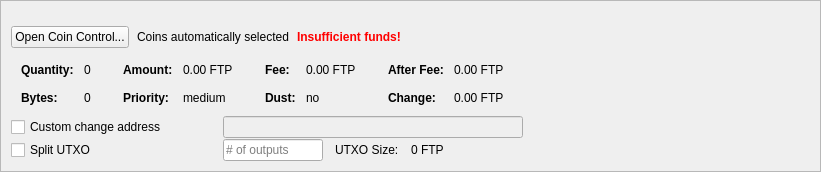
         <widget class="QFrame" name="frameCoinControl">
          <property name="sizePolicy">
           <sizepolicy hsizetype="Expanding" vsizetype="Expanding">
            <horstretch>0</horstretch>
            <verstretch>0</verstretch>
           </sizepolicy>
          </property>
          <property name="maximumSize">
           <size>
            <width>16777215</width>
            <height>16777215</height>
           </size>
          </property>
          <property name="frameShape">
           <enum>QFrame::StyledPanel</enum>
          </property>
          <property name="frameShadow">
           <enum>QFrame::Sunken</enum>
          </property>
          <layout class="QVBoxLayout" name="verticalLayoutCoinControl2">
           <property name="spacing">
            <number>0</number>
           </property>
           <property name="leftMargin">
            <number>0</number>
           </property>
           <property name="topMargin">
            <number>0</number>
           </property>
           <property name="rightMargin">
            <number>0</number>
           </property>
           <property name="bottomMargin">
            <number>0</number>
           </property>
           <item>
            <widget class="QFrame" name="frameCoinControl_BG">
             <layout class="QVBoxLayout" name="verticalLayoutCoinControl" stretch="0,0,0,0,0,0">
              <property name="spacing">
               <number>1</number>
              </property>
              <property name="leftMargin">
               <number>10</number>
              </property>
              <property name="topMargin">
               <number>10</number>
              </property>
              <item>
               <layout class="QHBoxLayout" name="horizontalLayoutCoinControl1">
                <property name="bottomMargin">
                 <number>15</number>
                </property>
                <item>
                 <layout class="QVBoxLayout" name="verticalLayout_3">
                  <property name="spacing">
                   <number>6</number>
                  </property>
                 </layout>
                </item>
               </layout>
              </item>
              <item>
               <layout class="QHBoxLayout" name="horizontalLayoutCoinControl2" stretch="0,0,0,0">
                <property name="spacing">
                 <number>8</number>
                </property>
                <property name="bottomMargin">
                 <number>10</number>
                </property>
                <item>
                 <widget class="QPushButton" name="pushButtonCoinControl">
                  <property name="sizePolicy">
                   <sizepolicy hsizetype="Minimum" vsizetype="Fixed">
                    <horstretch>0</horstretch>
                    <verstretch>0</verstretch>
                   </sizepolicy>
                  </property>
                  <property name="styleSheet">
                   <string notr="true"/>
                  </property>
                  <property name="text">
                   <string>Open Coin Control...</string>
                  </property>
                  <property name="autoDefault">
                   <bool>false</bool>
                  </property>
                 </widget>
                </item>
                <item>
                 <widget class="QLabel" name="labelCoinControlAutomaticallySelected">
                  <property name="text">
                   <string>Coins automatically selected</string>
                  </property>
                  <property name="margin">
                   <number>5</number>
                  </property>
                 </widget>
                </item>
                <item>
                 <widget class="QLabel" name="labelCoinControlInsuffFunds">
                  <property name="font">
                   <font>
                    <weight>75</weight>
                    <bold>true</bold>
                   </font>
                  </property>
                  <property name="styleSheet">
                   <string notr="true">color:red;font-weight:bold;</string>
                  </property>
                  <property name="text">
                   <string>Insufficient funds!</string>
                  </property>
                  <property name="margin">
                   <number>5</number>
                  </property>
                 </widget>
                </item>
                <item>
                 <spacer name="horizontalSpacerCoinControl">
                  <property name="orientation">
                   <enum>Qt::Horizontal</enum>
                  </property>
                  <property name="sizeHint" stdset="0">
                   <size>
                    <width>40</width>
                    <height>1</height>
                   </size>
                  </property>
                 </spacer>
                </item>
               </layout>
              </item>
              <item>
               <widget class="QWidget" name="widgetCoinControl" native="true">
                <property name="sizePolicy">
                 <sizepolicy hsizetype="Preferred" vsizetype="Preferred">
                  <horstretch>0</horstretch>
                  <verstretch>0</verstretch>
                 </sizepolicy>
                </property>
                <property name="minimumSize">
                 <size>
                  <width>0</width>
                  <height>0</height>
                 </size>
                </property>
                <property name="styleSheet">
                 <string notr="true"/>
                </property>
                <layout class="QHBoxLayout" name="horizontalLayoutCoinControl5">
                 <property name="leftMargin">
                  <number>0</number>
                 </property>
                 <property name="topMargin">
                  <number>0</number>
                 </property>
                 <property name="rightMargin">
                  <number>0</number>
                 </property>
                 <property name="bottomMargin">
                  <number>0</number>
                 </property>
                 <item>
                  <layout class="QHBoxLayout" name="horizontalLayoutCoinControl3" stretch="0,0,0,1">
                   <property name="spacing">
                    <number>20</number>
                   </property>
                   <property name="topMargin">
                    <number>0</number>
                   </property>
                   <property name="bottomMargin">
                    <number>10</number>
                   </property>
                   <item>
                    <layout class="QFormLayout" name="formLayoutCoinControl1">
                     <property name="horizontalSpacing">
                      <number>10</number>
                     </property>
                     <property name="verticalSpacing">
                      <number>14</number>
                     </property>
                     <property name="leftMargin">
                      <number>10</number>
                     </property>
                     <property name="topMargin">
                      <number>4</number>
                     </property>
                     <property name="rightMargin">
                      <number>6</number>
                     </property>
                     <item row="0" column="0">
                      <widget class="QLabel" name="labelCoinControlQuantityText">
                       <property name="font">
                        <font>
                         <weight>75</weight>
                         <bold>true</bold>
                        </font>
                       </property>
                       <property name="text">
                        <string>Quantity:</string>
                       </property>
                       <property name="margin">
                        <number>0</number>
                       </property>
                      </widget>
                     </item>
                     <item row="0" column="1">
                      <widget class="QLabel" name="labelCoinControlQuantity">
                       <property name="cursor">
                        <cursorShape>IBeamCursor</cursorShape>
                       </property>
                       <property name="contextMenuPolicy">
                        <enum>Qt::ActionsContextMenu</enum>
                       </property>
                       <property name="text">
                        <string notr="true">0</string>
                       </property>
                       <property name="margin">
                        <number>0</number>
                       </property>
                       <property name="textInteractionFlags">
                        <set>Qt::LinksAccessibleByMouse|Qt::TextSelectableByKeyboard|Qt::TextSelectableByMouse</set>
                       </property>
                      </widget>
                     </item>
                     <item row="1" column="0">
                      <widget class="QLabel" name="labelCoinControlBytesText">
                       <property name="font">
                        <font>
                         <weight>75</weight>
                         <bold>true</bold>
                        </font>
                       </property>
                       <property name="text">
                        <string>Bytes:</string>
                       </property>
                      </widget>
                     </item>
                     <item row="1" column="1">
                      <widget class="QLabel" name="labelCoinControlBytes">
                       <property name="cursor">
                        <cursorShape>IBeamCursor</cursorShape>
                       </property>
                       <property name="contextMenuPolicy">
                        <enum>Qt::ActionsContextMenu</enum>
                       </property>
                       <property name="text">
                        <string notr="true">0</string>
                       </property>
                       <property name="textInteractionFlags">
                        <set>Qt::LinksAccessibleByMouse|Qt::TextSelectableByKeyboard|Qt::TextSelectableByMouse</set>
                       </property>
                      </widget>
                     </item>
                    </layout>
                   </item>
                   <item>
                    <layout class="QFormLayout" name="formLayoutCoinControl2">
                     <property name="horizontalSpacing">
                      <number>10</number>
                     </property>
                     <property name="verticalSpacing">
                      <number>14</number>
                     </property>
                     <property name="leftMargin">
                      <number>6</number>
                     </property>
                     <property name="topMargin">
                      <number>4</number>
                     </property>
                     <property name="rightMargin">
                      <number>6</number>
                     </property>
                     <item row="0" column="0">
                      <widget class="QLabel" name="labelCoinControlAmountText">
                       <property name="font">
                        <font>
                         <weight>75</weight>
                         <bold>true</bold>
                        </font>
                       </property>
                       <property name="text">
                        <string>Amount:</string>
                       </property>
                       <property name="margin">
                        <number>0</number>
                       </property>
                      </widget>
                     </item>
                     <item row="0" column="1">
                      <widget class="QLabel" name="labelCoinControlAmount">
                       <property name="cursor">
                        <cursorShape>IBeamCursor</cursorShape>
                       </property>
                       <property name="contextMenuPolicy">
                        <enum>Qt::ActionsContextMenu</enum>
                       </property>
                       <property name="text">
                        <string notr="true">0.00 FTP</string>
                       </property>
                       <property name="textInteractionFlags">
                        <set>Qt::LinksAccessibleByMouse|Qt::TextSelectableByKeyboard|Qt::TextSelectableByMouse</set>
                       </property>
                      </widget>
                     </item>
                     <item row="1" column="0">
                      <widget class="QLabel" name="labelCoinControlPriorityText">
                       <property name="font">
                        <font>
                         <weight>75</weight>
                         <bold>true</bold>
                        </font>
                       </property>
                       <property name="text">
                        <string>Priority:</string>
                       </property>
                      </widget>
                     </item>
                     <item row="1" column="1">
                      <widget class="QLabel" name="labelCoinControlPriority">
                       <property name="cursor">
                        <cursorShape>IBeamCursor</cursorShape>
                       </property>
                       <property name="contextMenuPolicy">
                        <enum>Qt::ActionsContextMenu</enum>
                       </property>
                       <property name="text">
                        <string>medium</string>
                       </property>
                       <property name="textInteractionFlags">
                        <set>Qt::LinksAccessibleByMouse|Qt::TextSelectableByKeyboard|Qt::TextSelectableByMouse</set>
                       </property>
                      </widget>
                     </item>
                    </layout>
                   </item>
                   <item>
                    <layout class="QFormLayout" name="formLayoutCoinControl3">
                     <property name="horizontalSpacing">
                      <number>10</number>
                     </property>
                     <property name="verticalSpacing">
                      <number>14</number>
                     </property>
                     <property name="leftMargin">
                      <number>6</number>
                     </property>
                     <property name="topMargin">
                      <number>4</number>
                     </property>
                     <property name="rightMargin">
                      <number>6</number>
                     </property>
                     <item row="0" column="0">
                      <widget class="QLabel" name="labelCoinControlFeeText">
                       <property name="font">
                        <font>
                         <weight>75</weight>
                         <bold>true</bold>
                        </font>
                       </property>
                       <property name="text">
                        <string>Fee:</string>
                       </property>
                       <property name="margin">
                        <number>0</number>
                       </property>
                      </widget>
                     </item>
                     <item row="0" column="1">
                      <widget class="QLabel" name="labelCoinControlFee">
                       <property name="cursor">
                        <cursorShape>IBeamCursor</cursorShape>
                       </property>
                       <property name="contextMenuPolicy">
                        <enum>Qt::ActionsContextMenu</enum>
                       </property>
                       <property name="text">
                        <string notr="true">0.00 FTP</string>
                       </property>
                       <property name="textInteractionFlags">
                        <set>Qt::LinksAccessibleByMouse|Qt::TextSelectableByKeyboard|Qt::TextSelectableByMouse</set>
                       </property>
                      </widget>
                     </item>
                     <item row="1" column="0">
                      <widget class="QLabel" name="labelCoinControlLowOutputText">
                       <property name="font">
                        <font>
                         <weight>75</weight>
                         <bold>true</bold>
                        </font>
                       </property>
                       <property name="text">
                        <string>Dust:</string>
                       </property>
                      </widget>
                     </item>
                     <item row="1" column="1">
                      <widget class="QLabel" name="labelCoinControlLowOutput">
                       <property name="cursor">
                        <cursorShape>IBeamCursor</cursorShape>
                       </property>
                       <property name="contextMenuPolicy">
                        <enum>Qt::ActionsContextMenu</enum>
                       </property>
                       <property name="text">
                        <string>no</string>
                       </property>
                       <property name="textInteractionFlags">
                        <set>Qt::LinksAccessibleByMouse|Qt::TextSelectableByKeyboard|Qt::TextSelectableByMouse</set>
                       </property>
                      </widget>
                     </item>
                    </layout>
                   </item>
                   <item>
                    <layout class="QFormLayout" name="formLayoutCoinControl4">
                     <property name="horizontalSpacing">
                      <number>10</number>
                     </property>
                     <property name="verticalSpacing">
                      <number>14</number>
                     </property>
                     <property name="leftMargin">
                      <number>6</number>
                     </property>
                     <property name="topMargin">
                      <number>4</number>
                     </property>
                     <property name="rightMargin">
                      <number>6</number>
                     </property>
                     <item row="0" column="0">
                      <widget class="QLabel" name="labelCoinControlAfterFeeText">
                       <property name="font">
                        <font>
                         <weight>75</weight>
                         <bold>true</bold>
                        </font>
                       </property>
                       <property name="text">
                        <string>After Fee:</string>
                       </property>
                       <property name="margin">
                        <number>0</number>
                       </property>
                      </widget>
                     </item>
                     <item row="0" column="1">
                      <widget class="QLabel" name="labelCoinControlAfterFee">
                       <property name="cursor">
                        <cursorShape>IBeamCursor</cursorShape>
                       </property>
                       <property name="contextMenuPolicy">
                        <enum>Qt::ActionsContextMenu</enum>
                       </property>
                       <property name="text">
                        <string notr="true">0.00 FTP</string>
                       </property>
                       <property name="textInteractionFlags">
                        <set>Qt::LinksAccessibleByMouse|Qt::TextSelectableByKeyboard|Qt::TextSelectableByMouse</set>
                       </property>
                      </widget>
                     </item>
                     <item row="1" column="0">
                      <widget class="QLabel" name="labelCoinControlChangeText">
                       <property name="font">
                        <font>
                         <weight>75</weight>
                         <bold>true</bold>
                        </font>
                       </property>
                       <property name="text">
                        <string>Change:</string>
                       </property>
                      </widget>
                     </item>
                     <item row="1" column="1">
                      <widget class="QLabel" name="labelCoinControlChange">
                       <property name="cursor">
                        <cursorShape>IBeamCursor</cursorShape>
                       </property>
                       <property name="contextMenuPolicy">
                        <enum>Qt::ActionsContextMenu</enum>
                       </property>
                       <property name="text">
                        <string notr="true">0.00 FTP</string>
                       </property>
                       <property name="textInteractionFlags">
                        <set>Qt::LinksAccessibleByMouse|Qt::TextSelectableByKeyboard|Qt::TextSelectableByMouse</set>
                       </property>
                      </widget>
                     </item>
                    </layout>
                   </item>
                  </layout>
                 </item>
                </layout>
               </widget>
              </item>
              <item>
               <layout class="QHBoxLayout" name="horizontalLayoutCoinControl4">
                <property name="spacing">
                 <number>12</number>
                </property>
                <property name="sizeConstraint">
                 <enum>QLayout::SetDefaultConstraint</enum>
                </property>
                <property name="topMargin">
                 <number>0</number>
                </property>
                <property name="rightMargin">
                 <number>0</number>
                </property>
                <item>
                 <widget class="QCheckBox" name="checkBoxCoinControlChange">
                  <property name="sizePolicy">
                   <sizepolicy hsizetype="Preferred" vsizetype="Preferred">
                    <horstretch>0</horstretch>
                    <verstretch>0</verstretch>
                   </sizepolicy>
                  </property>
                  <property name="minimumSize">
                   <size>
                    <width>200</width>
                    <height>0</height>
                   </size>
                  </property>
                  <property name="maximumSize">
                   <size>
                    <width>200</width>
                    <height>16777215</height>
                   </size>
                  </property>
                  <property name="toolTip">
                   <string>If this is activated, but the change address is empty or invalid, change will be sent to a newly generated address.</string>
                  </property>
                  <property name="text">
                   <string>Custom change address</string>
                  </property>
                 </widget>
                </item>
                <item>
                 <widget class="QValidatedLineEdit" name="lineEditCoinControlChange">
                  <property name="enabled">
                   <bool>false</bool>
                  </property>
                  <property name="sizePolicy">
                   <sizepolicy hsizetype="Preferred" vsizetype="Preferred">
                    <horstretch>0</horstretch>
                    <verstretch>0</verstretch>
                   </sizepolicy>
                  </property>
                  <property name="minimumSize">
                   <size>
                    <width>300</width>
                    <height>0</height>
                   </size>
                  </property>
                 </widget>
                </item>
                <item>
                 <widget class="QLabel" name="labelCoinControlChangeLabel">
                  <property name="sizePolicy">
                   <sizepolicy hsizetype="Preferred" vsizetype="Preferred">
                    <horstretch>0</horstretch>
                    <verstretch>0</verstretch>
                   </sizepolicy>
                  </property>
                  <property name="minimumSize">
                   <size>
                    <width>100</width>
                    <height>0</height>
                   </size>
                  </property>
                  <property name="text">
                   <string/>
                  </property>
                  <property name="margin">
                   <number>3</number>
                  </property>
                 </widget>
                </item>
               </layout>
              </item>
              <item>
               <layout class="QHBoxLayout" name="horizontalLayoutCoinControl6">
                <property name="spacing">
                 <number>12</number>
                </property>
                <property name="rightMargin">
                 <number>0</number>
                </property>
                <item>
                 <widget class="QCheckBox" name="splitBlockCheckBox">
                  <property name="sizePolicy">
                   <sizepolicy hsizetype="Preferred" vsizetype="Preferred">
                    <horstretch>0</horstretch>
                    <verstretch>0</verstretch>
                   </sizepolicy>
                  </property>
                  <property name="minimumSize">
                   <size>
                    <width>200</width>
                    <height>0</height>
                   </size>
                  </property>
                  <property name="maximumSize">
                   <size>
                    <width>200</width>
                    <height>16777215</height>
                   </size>
                  </property>
                  <property name="text">
                   <string>Split UTXO</string>
                  </property>
                 </widget>
                </item>
                <item>
                 <widget class="QLineEdit" name="splitBlockLineEdit">
                  <property name="sizePolicy">
                   <sizepolicy hsizetype="Preferred" vsizetype="Preferred">
                    <horstretch>50</horstretch>
                    <verstretch>0</verstretch>
                   </sizepolicy>
                  </property>
                  <property name="minimumSize">
                   <size>
                    <width>100</width>
                    <height>0</height>
                   </size>
                  </property>
                  <property name="maximumSize">
                   <size>
                    <width>100</width>
                    <height>16777215</height>
                   </size>
                  </property>
                  <property name="placeholderText">
                   <string># of outputs</string>
                  </property>
                 </widget>
                </item>
                <item>
                 <widget class="QLabel" name="labelBlockSizeText">
                  <property name="text">
                   <string>UTXO Size:</string>
                  </property>
                 </widget>
                </item>
                <item>
                 <widget class="QLabel" name="labelBlockSize">
                  <property name="text">
                   <string>0 FTP</string>
                  </property>
                 </widget>
                </item>
                <item>
                 <spacer name="horizontalSpacer_7">
                  <property name="orientation">
                   <enum>Qt::Horizontal</enum>
                  </property>
                  <property name="sizeHint" stdset="0">
                   <size>
                    <width>40</width>
                    <height>20</height>
                   </size>
                  </property>
                 </spacer>
                </item>
               </layout>
              </item>
              <item>
               <spacer name="verticalSpacerCoinControl">
                <property name="orientation">
                 <enum>Qt::Vertical</enum>
                </property>
                <property name="sizeHint" stdset="0">
                 <size>
                  <width>800</width>
                  <height>1</height>
                 </size>
                </property>
               </spacer>
              </item>
             </layout>
            </widget>
           </item>
          </layout>
         </widget>
